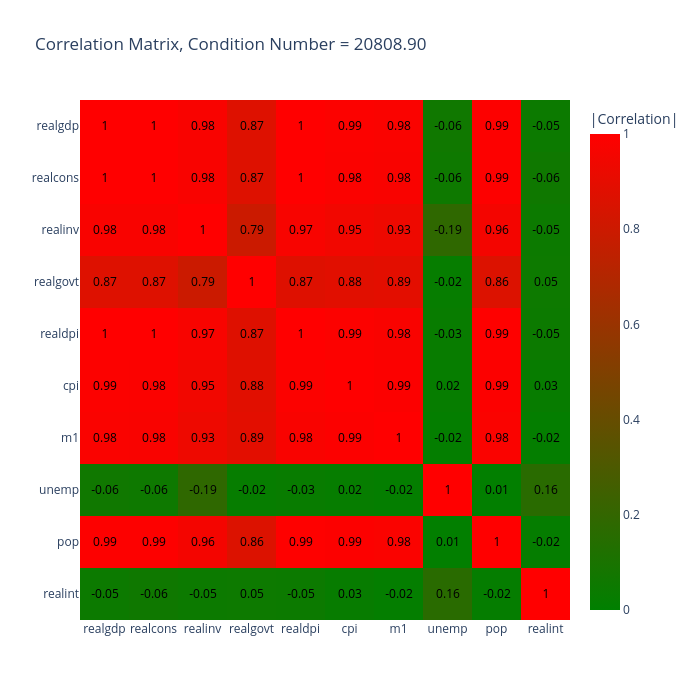

Write notebook code for a chart like this one.
### Code cell
# Multicollinearity Check
corr_mat, cond_num, vifs = ols.check_multicollinearity(X)
